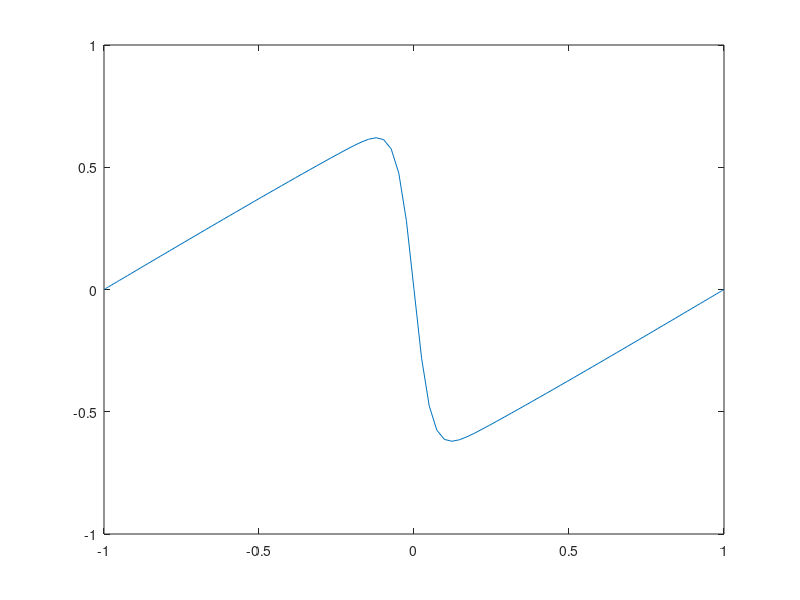

Source code (MATLAB):
eps = 0.02;
N=128;
t1=1e-4;

tp = linspace(0, N, N+1);
tp = -cos(pi.*tp/N);

D1 = zeros(N+1,N+1);
for i=1:N+1
    for j=1:N+1
        if i~=j
           D1(i,j) =  (-1).^(i+j)./(tp(i)-tp(j));
           if j==1 || j==N+1
              D1(i,j) = 0.5.*D1(i,j);
           end
           if i==1 || i==N+1
              D1(i,j) = 2.*D1(i,j);
           end
        else
            D1(i,j) = -tp(i)./(2.*(1-tp(i).^2));
        end
    end
end
D1(1,1) = -(2.*N.^2+1)./6;
D1(N+1,N+1) = (2.*N.^2+1)./6;

D2 = D1*D1;

% RKM to get initial condition at t=1. error for each step is O(delT^3),
% so by using delT=0.0001 and 100 steps we have error O(1e-10), which is
% much less than the error for Crank-Nicolson: O(delT^2) using delT=0.01
% and 100 steps yields truncation error O(0.01). Therefore we can use this
% Runge-Kutta approximate without disrupting the C-N estimate much.
delT = t1./100;
N2 = t1./delT;
ui = @(x) -sin(pi.*x);
ui = ui(tp);
ti = 0;
f = @(u,t) eps.*(D2*u')-u'.*(D1*u');
for a=1:N2
    k1 = delT.*f(ui,ti);
    k2 = delT.*f(ui+k1'./2,ti+delT./2);
    ui = ui+k2';
    ti = ti+delT;
end
% end RKM. initial condition at t=1 is stored in ui

delT=t1;
ut = @(x) -sin(pi.*x);
um1=ut(tp);
un=ui;
A=eye(N+1)-eps.*D2.*delT;
    for i=1:N+1
       A(1,i) = 0;
       A(N+1,i) = 0;
    end
A(1,1) = 1;
A(N+1,N+1) = 1;
for a=2:(1./delT)
    rhs = um1+(eps.*delT.*D2*um1')'-(2.*delT.*un'.*(D1*un'))';
    rhs(1) = 0;
    rhs(end) = 0;
    up1 = A\rhs';
    um1=un;
    un=up1';
end
figure
plot(tp,un)